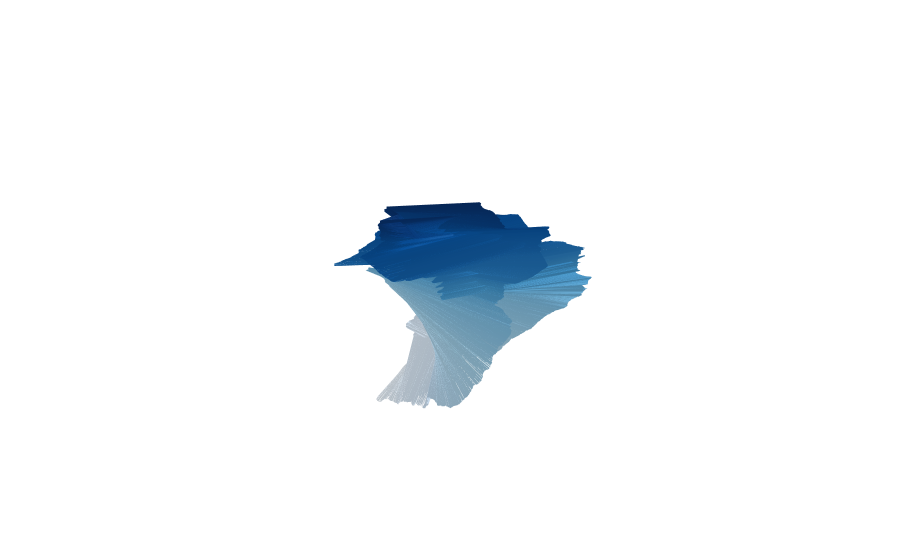

Source (notebook cell):
### Code cell
import plotly.graph_objects as go
import pandas as pd
import numpy as np
import plotly.io as pio

data = pd.read_csv('March 27 2022 Datasets - Sheet1 - Copy.csv')

fig = go.Figure()

n_entities = int(data.shape[1] / 2)
n_time = len(data)

x_surface, y_surface, z_surface = [], [], []

for t in range(n_time):
    for i in range(n_entities):
        x = data.iloc[t, 2*i+1]
        y = data.iloc[t, 2*i]
        z = t
        
        x_surface.append(x)
        y_surface.append(y)
        z_surface.append(z)

fig.add_trace(go.Surface(x=np.array(x_surface).reshape(n_time, n_entities),
                         y=np.array(y_surface).reshape(n_time, n_entities),
                         z=np.array(z_surface).reshape(n_time, n_entities),
                         colorscale='Blues', # Viridis
                         showscale=False)) 

fig.update_layout(showlegend=False) 
fig.update_layout(scene=dict(
    xaxis=dict(showgrid=False, zeroline=False, showticklabels=False, ticks='', showbackground=False, title_text=''),
    yaxis=dict(showgrid=False, zeroline=False, showticklabels=False, ticks='', showbackground=False, title_text=''),
    zaxis=dict(showgrid=False, zeroline=False, showticklabels=False, ticks='', showbackground=False, title_text=''),
))

fig.show()
fig.write_image("plot2.svg")
fig.write_html("plot2.html")

### Figure 1 — Plotly figure (JSON) as saved in the notebook; plotly's stock layout.template omitted (floating-point values rounded to 4 significant figures; data arrays with more than 128 entries replaced by an {"elided": "..."} marker saying what was removed)
{"data": [{"colorscale": [[0, "rgb(247,251,255)"], [0.125, "rgb(222,235,247)"], [0.25, "rgb(198,219,239)"], [0.375, "rgb(158,202,225)"], [0.5, "rgb(107,174,214)"], [0.625, "rgb(66,146,198)"], [0.75, "rgb(33,113,181)"], [0.875, "rgb(8,81,156)"], [1, "rgb(8,48,107)"]], "showscale": false, "type": "surface", "x": {"elided": "2926x5 float values"}, "y": {"elided": "2926x5 float values"}, "z": {"elided": "2926x5 int values"}}], "layout": {"scene": {"xaxis": {"showbackground": false, "showgrid": false, "showticklabels": false, "ticks": "", "title": {"text": ""}, "zeroline": false}, "yaxis": {"showbackground": false, "showgrid": false, "showticklabels": false, "ticks": "", "title": {"text": ""}, "zeroline": false}, "zaxis": {"showbackground": false, "showgrid": false, "showticklabels": false, "ticks": "", "title": {"text": ""}, "zeroline": false}}, "showlegend": false}}
